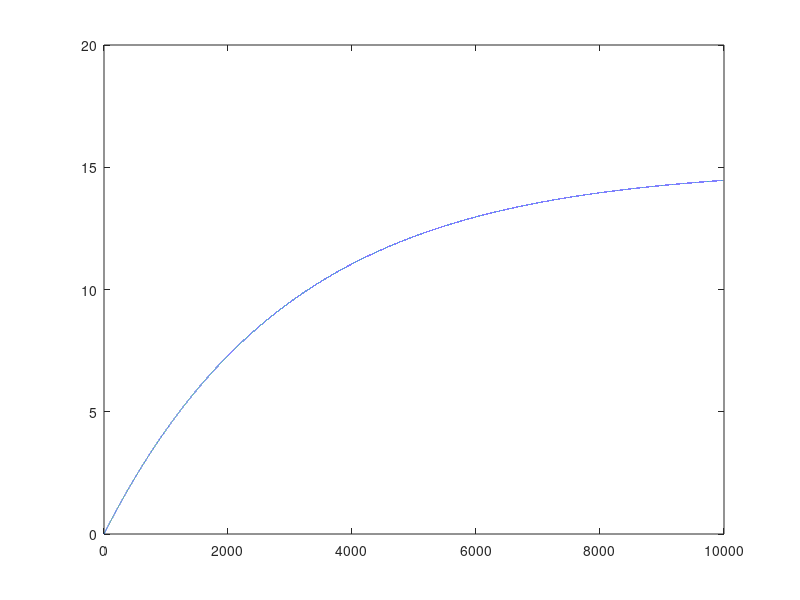

This chart was generated by the following MATLAB code:
clear();

a = 2e-4;
T = 30;
d = 0.3/60;
Nf = 100;
k = 1/60;

dL = @(l) a .* k .* Nf .* (T-l) - d;

tMax = 10000;
dt = 1e-1;
t = 0:dt:tMax;

L = zeros(1,length(t));
L(1) = 0.001;

i = 1;
while i < length(t)

    L(i+1) = L(i) + dt*dL(L(i));
    i = i + 1;
    
end

plot(t,L)
